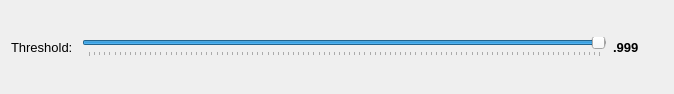
<?xml version="1.0" encoding="UTF-8"?>
<ui version="4.0">
 <class>RXAnomaly</class>
 <widget class="QWidget" name="RXAnomaly">
  <property name="geometry">
   <rect>
    <x>0</x>
    <y>0</y>
    <width>674</width>
    <height>94</height>
   </rect>
  </property>
  <property name="windowTitle">
   <string>Form</string>
  </property>
  <layout class="QVBoxLayout" name="verticalLayout">
   <item>
    <layout class="QHBoxLayout" name="horizontalLayout_4">
     <item>
      <layout class="QHBoxLayout" name="horizontalLayout_3">
       <item>
        <widget class="QLabel" name="thresholdLabel">
         <property name="font">
          <font>
           <pointsize>10</pointsize>
          </font>
         </property>
         <property name="text">
          <string>Threshold: </string>
         </property>
        </widget>
       </item>
       <item>
        <widget class="QSlider" name="thresholdSlider">
         <property name="maximum">
          <number>1000</number>
         </property>
         <property name="sliderPosition">
          <number>999</number>
         </property>
         <property name="orientation">
          <enum>Qt::Horizontal</enum>
         </property>
         <property name="tickPosition">
          <enum>QSlider::TicksBelow</enum>
         </property>
        </widget>
       </item>
       <item>
        <widget class="QLabel" name="thresholdValueLabel">
         <property name="minimumSize">
          <size>
           <width>50</width>
           <height>0</height>
          </size>
         </property>
         <property name="font">
          <font>
           <pointsize>10</pointsize>
           <weight>75</weight>
           <bold>true</bold>
          </font>
         </property>
         <property name="text">
          <string>.999</string>
         </property>
        </widget>
       </item>
      </layout>
     </item>
    </layout>
   </item>
  </layout>
 </widget>
 <resources/>
 <connections/>
</ui>
